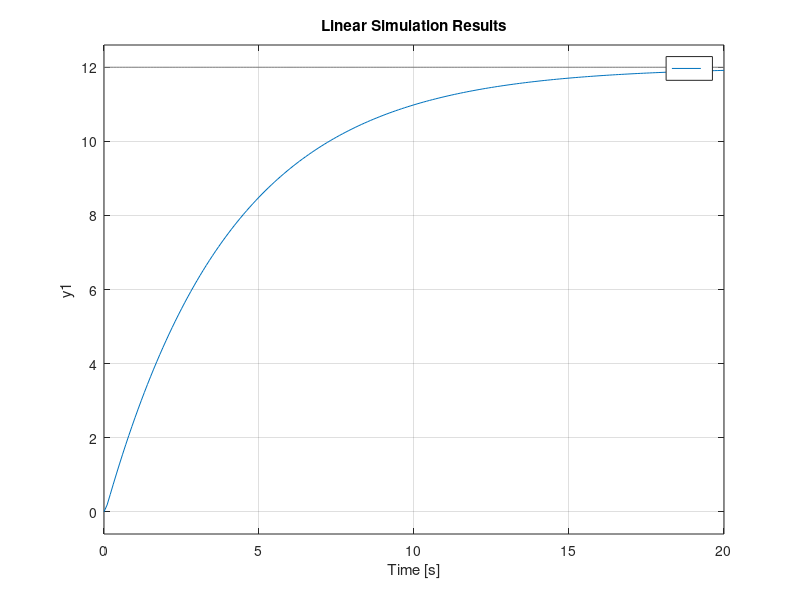
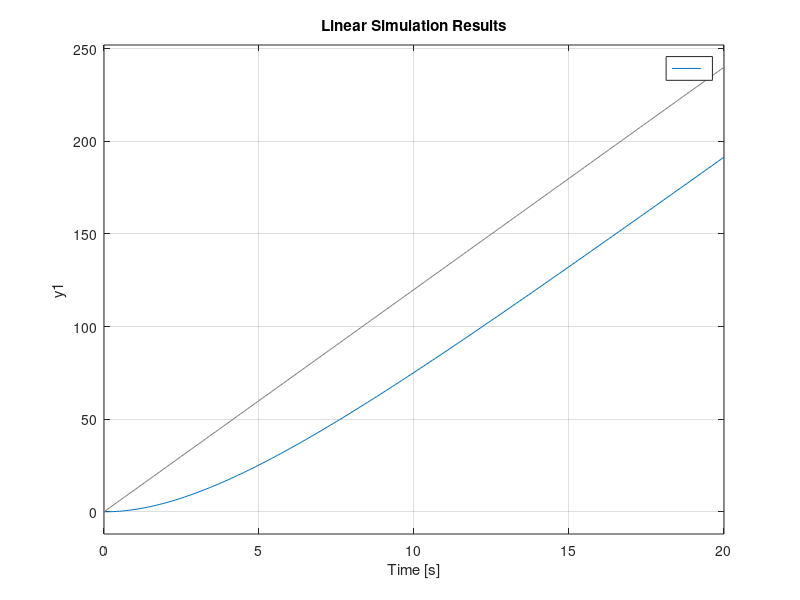
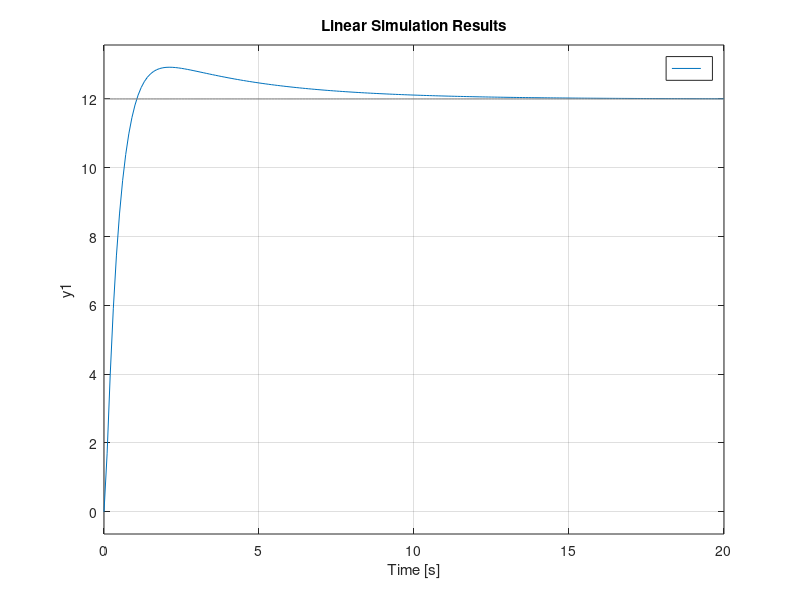
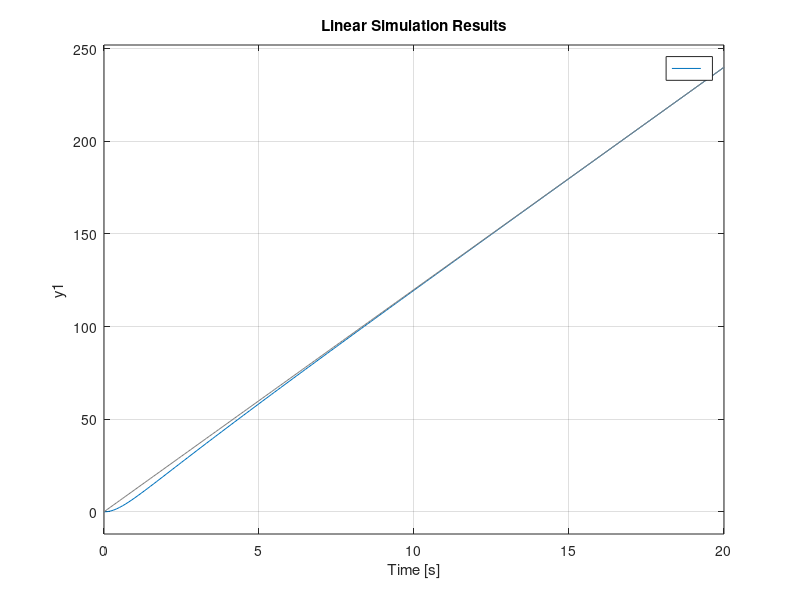

The MATLAB script that drew these images, in order:
   clear all;close all;clc

   pkg load control
   s = tf('s');

   %  TREN DE ENGRANAJES

   % Modelo: 406769
   % Relación de transformación; 100:1

   J_t = 0.31 * 0.0001/1000; % Kg/m^2
   B_t = 0; %Según datasheet
   n = 1/71;

   %  MOTOR
   % Modelo:  339152
   % V nominal: 12

   R = 1.53;     % Ohm
   L = 0.186e-3; % H
   Ke = 1/(460 * 2*pi/60); % rad/(seg*V)
   Kt = 20.8e-3; % Nm/A
   J_m = 14.7 * 0.0001/1000; % Kg/m^2
   B_m = 0.7325e-6; %según datasheet

   B_l = 0.075;
   J_l = 0.0535;

   Je = J_m + J_t + J_l*n^2;
   Be = B_m + B_t + B_l*n^2;

   G1 = 1/(R + s*L);
   G2 = 1/(Be + s*Je);

   %Kpot = 0.159; % V/rad realimentación
   Kpot = 24/(20*pi);

   % SISTEMA A LAZO CERRADO SIN COMPENSADOR

   F1 = feedback(G1*Kt*G2,Ke);
   F2 = F1*n/s; %Lazo abierto
   FdT = minreal(feedback(F2,Kpot))

   t = 0:0.1:20;

   u_step = 12*ones(size(t));

   u_ramp = 12*t;

   figure;lsim(FdT*Kpot,u_step,t)
   figure;lsim(FdT*Kpot,u_ramp,t)

   %figure;pzmap(FdT)
   p = pole(FdT)
   z = zero(FdT)

   VF = dcgain(FdT*12)*Kpot

   L = minreal(F2 * Kpot);

   Kp = dcgain(L);

   ess_step = 1/(1+Kp)

   Kv = dcgain(minreal(s*L));

   fprintf('Kv = %f\n',Kv);

   ess_ramp = 1/Kv;

   fprintf('Error estacionario ante rampa = %f\n',ess_ramp);

   %stepinfo(FdT)

   % DISEÑO DEL COMPENSADOR

   Ki = -1/(p(3))

   1/Ki

   PI = (s + 1/Ki)/s

   p = pole(minreal(FdT*PI))
   z = zero(minreal(FdT*PI))

   %rlocusx(minreal(FdT*PI))

   %K = 22.62; % n = 1/100
   K = 9.38; % n = 1/71

   FdTC = minreal(feedback(minreal(F2*PI*K),Kpot))

   t = 0:0.1:20;

   u_step = 12*ones(size(t));

   u_ramp = 12*t;

   figure;lsim(FdTC*Kpot,u_step,t)
   figure;lsim(FdTC*Kpot,u_ramp,t)

   L = minreal(PI * F2 * Kpot);

   Kp = dcgain(L);

   ess_step = 1/(1+Kp)

   Kv = dcgain(minreal(s*L));

   fprintf('Kv = %f\n',Kv);

   ess_ramp = 1/Kv;

   fprintf('Error estacionario ante rampa = %f\n',ess_ramp);
